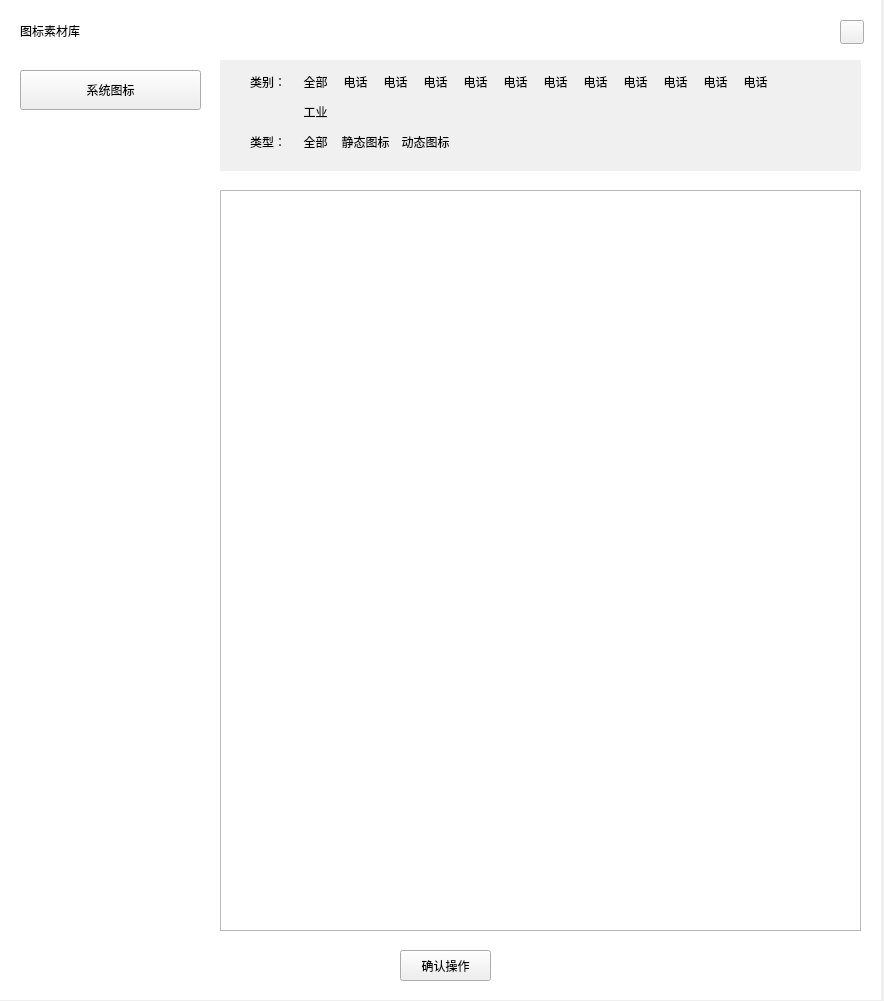
<?xml version="1.0" encoding="UTF-8"?>
<ui version="4.0">
 <class>project_hotpoint_iconClass</class>
 <widget class="QWidget" name="project_hotpoint_iconClass">
  <property name="geometry">
   <rect>
    <x>0</x>
    <y>0</y>
    <width>884</width>
    <height>1001</height>
   </rect>
  </property>
  <property name="windowTitle">
   <string>project_hotpoint_icon</string>
  </property>
  <widget class="QLabel" name="label_bg">
   <property name="geometry">
    <rect>
     <x>0</x>
     <y>0</y>
     <width>881</width>
     <height>1000</height>
    </rect>
   </property>
   <property name="styleSheet">
    <string notr="true">background-color: rgb(255, 255, 255);</string>
   </property>
   <property name="text">
    <string/>
   </property>
  </widget>
  <widget class="QPushButton" name="pushButton_system">
   <property name="geometry">
    <rect>
     <x>20</x>
     <y>70</y>
     <width>181</width>
     <height>40</height>
    </rect>
   </property>
   <property name="text">
    <string>系统图标</string>
   </property>
  </widget>
  <widget class="QLabel" name="label_topTitle">
   <property name="geometry">
    <rect>
     <x>20</x>
     <y>20</y>
     <width>181</width>
     <height>21</height>
    </rect>
   </property>
   <property name="styleSheet">
    <string notr="true">color: rgb(0, 0, 0);
font: 14pt &quot;微软雅黑&quot;;</string>
   </property>
   <property name="text">
    <string>图标素材库</string>
   </property>
  </widget>
  <widget class="QLabel" name="label">
   <property name="geometry">
    <rect>
     <x>220</x>
     <y>60</y>
     <width>641</width>
     <height>111</height>
    </rect>
   </property>
   <property name="styleSheet">
    <string notr="true">background-color: rgb(240, 240, 240);</string>
   </property>
   <property name="text">
    <string/>
   </property>
  </widget>
  <widget class="QLabel" name="label_2">
   <property name="geometry">
    <rect>
     <x>250</x>
     <y>70</y>
     <width>41</width>
     <height>23</height>
    </rect>
   </property>
   <property name="text">
    <string>类别：</string>
   </property>
  </widget>
  <widget class="QPushButton" name="pushButton">
   <property name="geometry">
    <rect>
     <x>300</x>
     <y>70</y>
     <width>31</width>
     <height>23</height>
    </rect>
   </property>
   <property name="styleSheet">
    <string notr="true">border:0px;</string>
   </property>
   <property name="text">
    <string>全部</string>
   </property>
  </widget>
  <widget class="QPushButton" name="pushButton_2">
   <property name="geometry">
    <rect>
     <x>340</x>
     <y>70</y>
     <width>31</width>
     <height>23</height>
    </rect>
   </property>
   <property name="styleSheet">
    <string notr="true">border:0px;</string>
   </property>
   <property name="text">
    <string>电话</string>
   </property>
  </widget>
  <widget class="QPushButton" name="pushButton_3">
   <property name="geometry">
    <rect>
     <x>340</x>
     <y>130</y>
     <width>51</width>
     <height>23</height>
    </rect>
   </property>
   <property name="styleSheet">
    <string notr="true">border:0px;</string>
   </property>
   <property name="text">
    <string>静态图标</string>
   </property>
  </widget>
  <widget class="QPushButton" name="pushButton_4">
   <property name="geometry">
    <rect>
     <x>300</x>
     <y>130</y>
     <width>31</width>
     <height>23</height>
    </rect>
   </property>
   <property name="styleSheet">
    <string notr="true">border:0px;</string>
   </property>
   <property name="text">
    <string>全部</string>
   </property>
  </widget>
  <widget class="QLabel" name="label_3">
   <property name="geometry">
    <rect>
     <x>250</x>
     <y>130</y>
     <width>41</width>
     <height>23</height>
    </rect>
   </property>
   <property name="text">
    <string>类型：</string>
   </property>
  </widget>
  <widget class="QPushButton" name="pushButton_5">
   <property name="geometry">
    <rect>
     <x>400</x>
     <y>130</y>
     <width>51</width>
     <height>23</height>
    </rect>
   </property>
   <property name="styleSheet">
    <string notr="true">border:0px;</string>
   </property>
   <property name="text">
    <string>动态图标</string>
   </property>
  </widget>
  <widget class="QPushButton" name="pushButton_6">
   <property name="geometry">
    <rect>
     <x>300</x>
     <y>100</y>
     <width>31</width>
     <height>23</height>
    </rect>
   </property>
   <property name="styleSheet">
    <string notr="true">border:0px;</string>
   </property>
   <property name="text">
    <string>工业</string>
   </property>
  </widget>
  <widget class="QPushButton" name="pushButton_7">
   <property name="geometry">
    <rect>
     <x>380</x>
     <y>70</y>
     <width>31</width>
     <height>23</height>
    </rect>
   </property>
   <property name="styleSheet">
    <string notr="true">border:0px;</string>
   </property>
   <property name="text">
    <string>电话</string>
   </property>
  </widget>
  <widget class="QPushButton" name="pushButton_8">
   <property name="geometry">
    <rect>
     <x>420</x>
     <y>70</y>
     <width>31</width>
     <height>23</height>
    </rect>
   </property>
   <property name="styleSheet">
    <string notr="true">border:0px;</string>
   </property>
   <property name="text">
    <string>电话</string>
   </property>
  </widget>
  <widget class="QPushButton" name="pushButton_9">
   <property name="geometry">
    <rect>
     <x>460</x>
     <y>70</y>
     <width>31</width>
     <height>23</height>
    </rect>
   </property>
   <property name="styleSheet">
    <string notr="true">border:0px;</string>
   </property>
   <property name="text">
    <string>电话</string>
   </property>
  </widget>
  <widget class="QPushButton" name="pushButton_10">
   <property name="geometry">
    <rect>
     <x>500</x>
     <y>70</y>
     <width>31</width>
     <height>23</height>
    </rect>
   </property>
   <property name="styleSheet">
    <string notr="true">border:0px;</string>
   </property>
   <property name="text">
    <string>电话</string>
   </property>
  </widget>
  <widget class="QPushButton" name="pushButton_11">
   <property name="geometry">
    <rect>
     <x>540</x>
     <y>70</y>
     <width>31</width>
     <height>23</height>
    </rect>
   </property>
   <property name="styleSheet">
    <string notr="true">border:0px;</string>
   </property>
   <property name="text">
    <string>电话</string>
   </property>
  </widget>
  <widget class="QPushButton" name="pushButton_12">
   <property name="geometry">
    <rect>
     <x>580</x>
     <y>70</y>
     <width>31</width>
     <height>23</height>
    </rect>
   </property>
   <property name="styleSheet">
    <string notr="true">border:0px;</string>
   </property>
   <property name="text">
    <string>电话</string>
   </property>
  </widget>
  <widget class="QPushButton" name="pushButton_13">
   <property name="geometry">
    <rect>
     <x>620</x>
     <y>70</y>
     <width>31</width>
     <height>23</height>
    </rect>
   </property>
   <property name="styleSheet">
    <string notr="true">border:0px;</string>
   </property>
   <property name="text">
    <string>电话</string>
   </property>
  </widget>
  <widget class="QPushButton" name="pushButton_14">
   <property name="geometry">
    <rect>
     <x>660</x>
     <y>70</y>
     <width>31</width>
     <height>23</height>
    </rect>
   </property>
   <property name="styleSheet">
    <string notr="true">border:0px;</string>
   </property>
   <property name="text">
    <string>电话</string>
   </property>
  </widget>
  <widget class="QPushButton" name="pushButton_15">
   <property name="geometry">
    <rect>
     <x>700</x>
     <y>70</y>
     <width>31</width>
     <height>23</height>
    </rect>
   </property>
   <property name="styleSheet">
    <string notr="true">border:0px;</string>
   </property>
   <property name="text">
    <string>电话</string>
   </property>
  </widget>
  <widget class="QListWidget" name="listWidget">
   <property name="geometry">
    <rect>
     <x>220</x>
     <y>190</y>
     <width>641</width>
     <height>741</height>
    </rect>
   </property>
  </widget>
  <widget class="QPushButton" name="pushButton_ok">
   <property name="geometry">
    <rect>
     <x>400</x>
     <y>950</y>
     <width>91</width>
     <height>31</height>
    </rect>
   </property>
   <property name="text">
    <string>确认操作</string>
   </property>
  </widget>
  <widget class="QPushButton" name="pushButton_close">
   <property name="geometry">
    <rect>
     <x>840</x>
     <y>20</y>
     <width>24</width>
     <height>24</height>
    </rect>
   </property>
   <property name="styleSheet">
    <string notr="true"/>
   </property>
   <property name="text">
    <string/>
   </property>
  </widget>
  <widget class="QPushButton" name="pushButton_16">
   <property name="geometry">
    <rect>
     <x>740</x>
     <y>70</y>
     <width>31</width>
     <height>23</height>
    </rect>
   </property>
   <property name="styleSheet">
    <string notr="true">border:0px;</string>
   </property>
   <property name="text">
    <string>电话</string>
   </property>
  </widget>
 </widget>
 <layoutdefault spacing="6" margin="11"/>
 <resources/>
 <connections/>
</ui>
